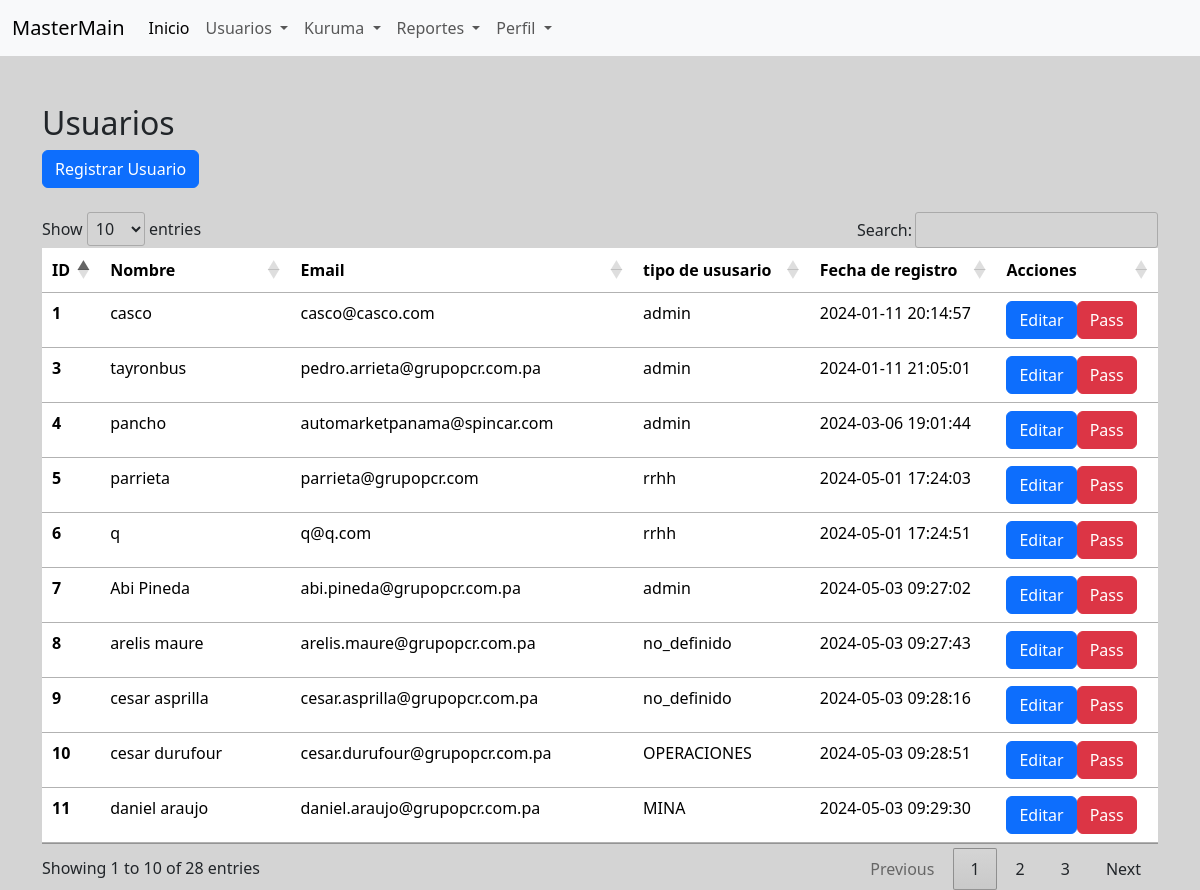
Page /index.php?pag=reg_user (signed in) on the committed database.
### tables this page shows
CREATE TABLE `usuarios` (
  `id` int(11) NOT NULL,
  `nombre` varchar(150) NOT NULL,
  `email` varchar(150) NOT NULL,
  `pass` varchar(500) NOT NULL,
  `tipo_usuario` varchar(20) NOT NULL,
  `stat` int(11) NOT NULL,
  `fecha_log` datetime NOT NULL DEFAULT current_timestamp()
);

### controllers/UserController.php (called while the page is built, shortened)
<?php
require_once 'models/UserModel.php';
class UserController {
    private $model;
    public function __construct() {
        $this->model = new UserModel();
    }
    public function all_users(){
        return $this->model->all_user();
    }
    public function getAndShowAllUsers() {
        $all_users = self::all_users();
        include 'views/register_user.php';
    }
}

### models/UserModel.php (called while the page is built, shortened)
<?php
class UserModel extends Database {
    public function all_user() {
        $lisat_user = [];
        $conn = $this->getMySQLConnection();
        $stmt = $conn->query("SELECT * FROM usuarios");
        while ($user_list = $stmt -> fetch_array()) {
            $lisat_user[] = $user_list;
        }
        return $lisat_user;
    }
}

### views/register_user.php (the view, shortened to what this page needs)
<?php include 'header.php'; ?>
<?php include 'menu.php'; ?>
<div class="container mt-5">
    <h2>Usuarios</h2>
    <button type="button" class="btn btn-primary" data-bs-toggle="modal" data-bs-target="#modalDinamica" onclick="modal_dinamica(2)">
        Registrar Usuario
    </button>
    <br>
    <br>
    <table class="table table-hover" id="tabla_date">
        <thead>
            <tr>
            <th scope="col">ID</th>
            <th scope="col">Nombre</th>
            <th scope="col">Email</th>
            <th scope="col">tipo de ususario</th>
            <th scope="col">Fecha de registro</th>
            <th scope="col">Acciones</th>
            </tr>
        </thead>
        <tbody>
            <?php if (isset($all_users) && !empty($all_users)) {
                    foreach ($all_users as $user) { ?>
            <tr>
                <th scope="row"><?php echo $user['id']; ?></th>
                <td><?php echo $user['nombre']; ?></td>
                <td><?php echo $user['email']; ?></td>
                <td><?php echo $user['tipo_usuario']; ?></td>
                <td><?php echo $user['fecha_log']; ?></td>
                <td> <input type="button" value="Editar" class="btn btn-primary"><input type="button" value="Pass" class="btn btn-danger"> </td>
            </tr>
            <?php  }
                } else {
                    echo "No hay usuarios registrados.";
                }
                    ?>
        </tbody>
    </table>
</div>
<?php include 'footer.php'; ?>

### rows in the picture
usuarios: id "1", nombre "casco", email "casco@casco.com", tipo_usuario "admin", fecha_log "2024-01-11 20:14:57"
usuarios: id "3", nombre "tayronbus", email "pedro.arrieta@grupopcr.com.pa", tipo_usuario "admin", fecha_log "2024-01-11 21:05:01"
usuarios: id "4", nombre "pancho", email "automarketpanama@spincar.com", tipo_usuario "admin", fecha_log "2024-03-06 19:01:44"
usuarios: id "5", nombre "parrieta", email "parrieta@grupopcr.com", tipo_usuario "rrhh", fecha_log "2024-05-01 17:24:03"
usuarios: id "6", nombre "q", email "q@q.com", tipo_usuario "rrhh", fecha_log "2024-05-01 17:24:51"
usuarios: id "7", nombre "Abi Pineda", email "abi.pineda@grupopcr.com.pa", tipo_usuario "admin", fecha_log "2024-05-03 09:27:02"
usuarios: id "8", nombre "arelis maure", email "arelis.maure@grupopcr.com.pa", tipo_usuario "no_definido", fecha_log "2024-05-03 09:27:43"
usuarios: id "9", nombre "cesar asprilla", email "cesar.asprilla@grupopcr.com.pa", tipo_usuario "no_definido", fecha_log "2024-05-03 09:28:16"
usuarios: id "10", nombre "cesar durufour", email "cesar.durufour@grupopcr.com.pa", tipo_usuario "OPERACIONES", fecha_log "2024-05-03 09:28:51"
usuarios: id "11", nombre "daniel araujo", email "daniel.araujo@grupopcr.com.pa", tipo_usuario "MINA", fecha_log "2024-05-03 09:29:30"
